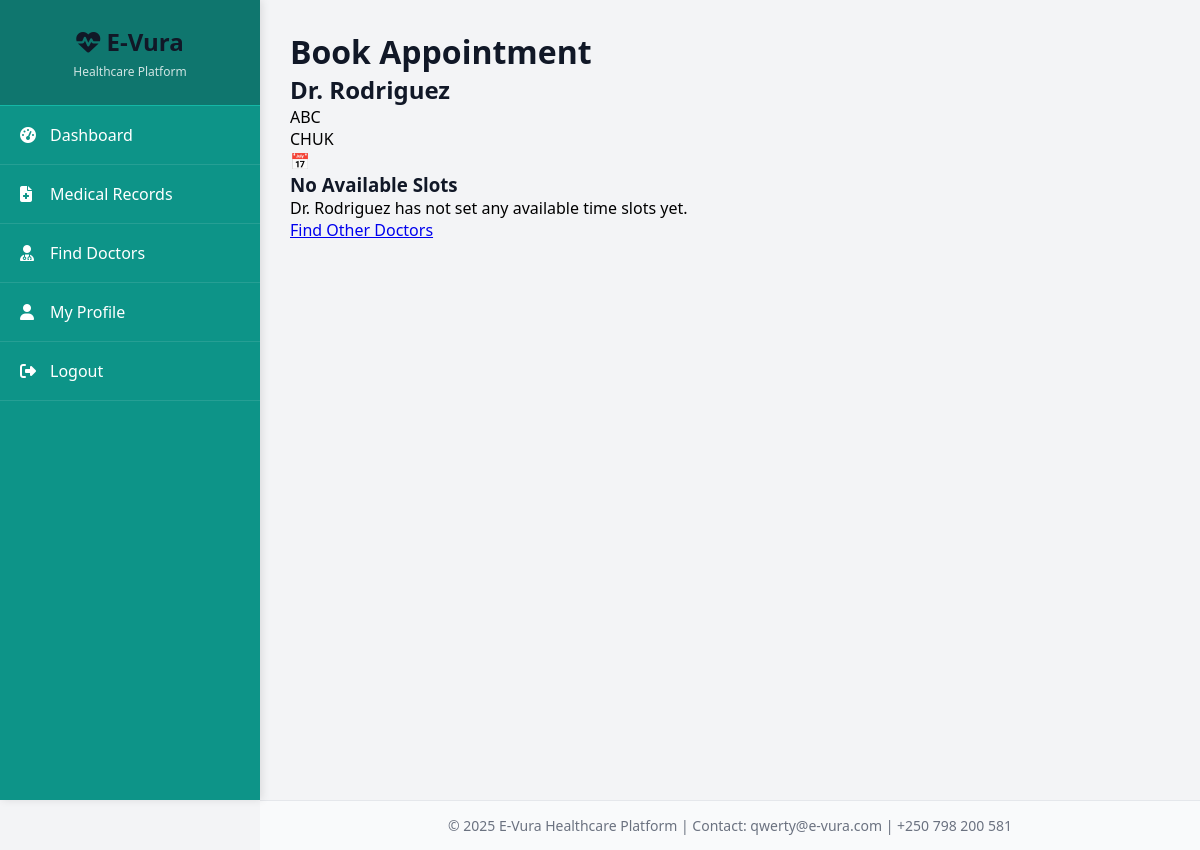
Page /patient/book-appointment/1 (signed in) on the committed database.
### app.py (models this page shows)
class Doctor(db.Model):
    id = db.Column(db.Integer, primary_key=True)
    username = db.Column(db.String(100), unique=True, nullable=False)
    email = db.Column(db.String(120), unique=True, nullable=False)
    password = db.Column(db.String(200), nullable=False)
    phone = db.Column(db.String(20))
    specialization = db.Column(db.String(100))
    license_number = db.Column(db.String(50))
    hospital = db.Column(db.String(200))
    years_experience = db.Column(db.Integer)
    created_at = db.Column(db.DateTime, default=datetime.utcnow)
    appointments = db.relationship('Appointment', backref='doctor', lazy=True, foreign_keys='Appointment.doctor_id')
    records = db.relationship('MedicalRecord', backref='doctor', lazy=True)

### app.py (the view)
@app.route('/patient/book-appointment/<int:doctor_id>')
@login_required
@patient_required
def show_available_slots(doctor_id):
    doctor = Doctor.query.get_or_404(doctor_id)
    patient = Patient.query.get(session['user_id'])
    from datetime import datetime, timedelta
    dates = []
    for i in range(7):
        date = datetime.now() + timedelta(days=i+1)
        dates.append({
            'date': date.strftime('%Y-%m-%d'),
            'display': date.strftime('%A, %B %d'),
            'slots': get_available_slots_for_doctor(doctor_id, date.strftime('%Y-%m-%d'))
        })
    return render_template('book_appointment.html', doctor=doctor, patient=patient, dates=dates)

### app.py (called while the page is built)
def get_available_slots_for_doctor(doctor_id, target_date):
    from datetime import datetime
    date_obj = datetime.strptime(target_date, '%Y-%m-%d')
    day_name = date_obj.strftime('%A')
    availability = DoctorAvailability.query.filter_by(
        doctor_id=doctor_id,
        day_of_week=day_name,
        is_active=True
    ).all()
    all_slots = []
    for avail in availability:
        slots = generate_time_slots(avail.start_time, avail.end_time, avail.slot_duration)
        all_slots.extend(slots)
    booked_slots = Appointment.query.filter_by(
        doctor_id=doctor_id,
        date=target_date
    ).filter(Appointment.status.in_(['pending', 'confirmed'])).all()
    booked_times = [apt.time for apt in booked_slots]
    available_slots = [slot for slot in all_slots if slot not in booked_times]
    return sorted(available_slots)

def login_required(f):
    @wraps(f)
    def decorated_function(*args, **kwargs):
        if 'user_id' not in session or 'user_type' not in session:
            flash('Please log in to access this page.', 'warning')
            return redirect(url_for('login'))
        return f(*args, **kwargs)
    return decorated_function

def patient_required(f):
    @wraps(f)
    def decorated_function(*args, **kwargs):
        if session.get('user_type') != 'patient':
            flash('Access denied. Patients only.', 'danger')
            return redirect(url_for('index'))
        return f(*args, **kwargs)
    return decorated_function

### templates/book_appointment.html (shortened to what this page needs)
{% extends "base.html" %}
{% block content %}
<div class="min-h-screen bg-gray-900 py-8">
    <div class="max-w-4xl mx-auto px-4">
        <div class="mb-8">
            <h1 class="text-3xl font-bold text-white mb-2">Book Appointment</h1>
            <div class="bg-gray-800 rounded-lg p-4">
                <h2 class="text-xl font-bold text-teal-400 mb-2">Dr. {{ doctor.username }}</h2>
                <p class="text-gray-300">{{ doctor.specialization or "General Practice" }}</p>
                <p class="text-gray-400">{{ doctor.hospital or "Hospital TBD" }}</p>
            </div>
        </div>
        {% if not dates or not dates|selectattr('slots')|list %}
        <div class="bg-gray-800 rounded-lg p-8 text-center">
            <div class="text-6xl mb-4">📅</div>
            <h3 class="text-xl font-bold text-white mb-2">No Available Slots</h3>
            <p class="text-gray-400 mb-4">Dr. {{ doctor.username }} has not set any available time slots yet.</p>
            <a href="{{ url_for('find_doctors') }}" class="bg-teal-600 text-white px-6 py-2 rounded-md hover:bg-teal-700">
                Find Other Doctors
            </a>
        </div>
        {% endif %}
    </div>
</div>
{% endblock %}

### static/css/style.css (style rules this page uses)
* { margin: 0; padding: 0; box-sizing: border-box; }
body { font-family: 'Segoe UI', Tahoma, Geneva, Verdana, sans-serif; background: #f3f4f6; min-height: 100vh; }
h1, h2, h3, h4 { color: #111827; }

### rows in the picture
Doctor: username "Rodriguez", specialization "ABC", hospital "CHUK"
